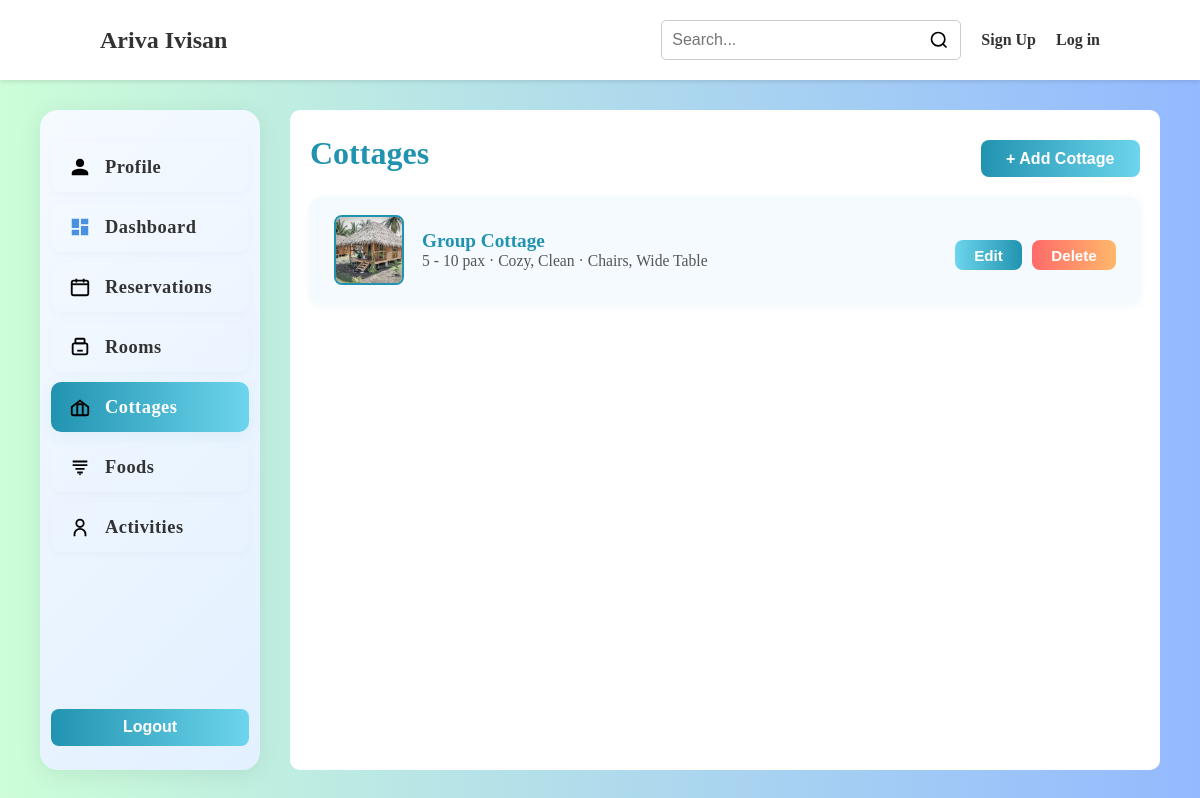
The page /owner/cottages on the database its author committed.
### app.py (models this page shows)
class Cottage(db.Model):
    id = db.Column(db.Integer, primary_key=True)
    owner_id = db.Column(db.Integer, db.ForeignKey('owner.id'), nullable=True)
    name = db.Column(db.String(200), nullable=False)
    price = db.Column(db.String(50))
    capacity = db.Column(db.String(20))
    beds = db.Column(db.String(20))
    other_feature2 = db.Column(db.String(200))
    other_feature3 = db.Column(db.String(200))
    other_feature5 = db.Column(db.String(200))
    image1 = db.Column(db.String(300))
    image2 = db.Column(db.String(300))
    image3 = db.Column(db.String(300))
    image4 = db.Column(db.String(300))
    image5 = db.Column(db.String(300))
    owner = db.relationship('Owner', backref=db.backref('cottages', lazy=True))

### app.py (the view, shortened to what this page needs)
@app.route("/owner/cottages", methods=["GET","POST"])
def owner_cottages():
    cottages = []
    if 'owner_id' in session:
        cottages = Cottage.query.filter_by(owner_id=session['owner_id']).all()
    else:
        cottages = Cottage.query.all()
    return render_template('owner/cottages.html', cottages=cottages)

### templates/owner/cottages.html (shortened to what this page needs)
<!DOCTYPE html>
<html lang="en">
<head>
</head>
<body>
    {% if session.user_id %}
        {% include 'partials/navbarLoggedInCustomer.html' %}
    {% elif session.owner_id %}
        {% include 'partials/navbarLoggedInOwner.html' %}
    {% else %}
        {% include 'partials/navbar.html' %}
    {% endif %}
    <div class="content">
        <div class="sidebar" style="display: flex; flex-direction: column; height: 100%; justify-content: flex-start;">
            <a href="#">
                <svg fill="#000000" viewBox="0 0 24 24" width="20px" xmlns="http://www.w3.org/2000/svg"><path d="M12 12c2.7 0 4.5-1.8 4.5-4.5S14.7 3 12 3 7.5 4.8 7.5 7.5 9.3 12 12 12zm0 2c-3 0-9 1.5-9 4.5V21h18v-2.5c0-3-6-4.5-9-4.5z"/></svg>
                <p>Profile</p>
            </a>
            <a href="{{ url_for('owner_dashboard') }}">
                <svg viewBox="0 0 24 24" width="20px" fill="none" xmlns="http://www.w3.org/2000/svg"><path d="M3 13h8V3H3v10zm0 8h8v-6H3v6zm10 0h8v-10h-8v10zm0-18v6h8V3h-8z" fill="#4a90e2"/></svg>
                <p>Dashboard</p>
            </a>
            <a href="{{ url_for('owner_reservations') }}">
                <svg viewBox="0 0 24 24" width="20px" fill="none" xmlns="http://www.w3.org/2000/svg"><rect x="3" y="5" width="18" height="16" rx="2" stroke="#000" stroke-width="2"/><path d="M16 3v4M8 3v4" stroke="#000" stroke-width="2"/><path d="M3 9h18" stroke="#000" stroke-width="2"/></svg>
                <p>Reservations</p>
            </a>
            <a href="{{ url_for('owner_rooms') }}">
                <svg viewBox="0 0 24 24" width="20px" fill="none" xmlns="http://www.w3.org/2000/svg"><rect x="4" y="8" width="16" height="12" rx="2" stroke="#000" stroke-width="2"/><path d="M9 16h6" stroke="#000" stroke-width="2"/><rect x="7" y="3" width="10" height="5" rx="1" stroke="#000" stroke-width="2"/></svg>
                <p>Rooms</p>
            </a>
            <a class="active" href="#">
                <svg viewBox="0 0 24 24" width="20px" fill="none" xmlns="http://www.w3.org/2000/svg"><path d="M3 12l9-7 9 7v7a2 2 0 0 1-2 2H5a2 2 0 0 1-2-2v-7z" stroke="#000" stroke-width="2"/><path d="M9 21V9h6v12" stroke="#000" stroke-width="2"/></svg>
                <p>Cottages</p>
            </a>
            <a href="{{ url_for('owner_foods') }}">
                <svg viewBox="0 0 24 24" width="20px" fill="none" xmlns="http://www.w3.org/2000/svg"><path d="M4 6h16M4 10h16M7 14h10M9 18h6" stroke="#000" stroke-width="2"/><circle cx="12" cy="20" r="1" fill="#000"/></svg>
                <p>Foods</p>
            </a>
            <a href="#">
                <svg viewBox="0 0 24 24" width="20px" fill="none" xmlns="http://www.w3.org/2000/svg"><circle cx="12" cy="8" r="4" stroke="#000" stroke-width="2"/><path d="M6 22v-2a6 6 0 0 1 12 0v2" stroke="#000" stroke-width="2"/></svg>
                <p>Activities</p>
            </a>
            <form action="{{ url_for('logout') }}" method="get" style="width:90%;">
                <button type="submit" class="modern-button" style="width:100%;margin-top:20px;">Logout</button>
            </form>
        </div>
        <div class="main">
            <div class="profile-header">
                <div class="profile-title">Cottages</div>
                <button class="modern-button" style="float:right; margin-left:auto;" id="addCottageBtn">+ Add Cottage</button>
            </div>
            <div class="cottages-list" style="width:100%;">
                {% if cottages and cottages|length > 0 %}
                    {% for cottage in cottages %}
                    <div class="cottage-card" data-cottage='{{ {'id': cottage.id|default(0), 'name': cottage.name|default(''), 'price': cottage.price|default(''), 'capacity': cottage.capacity|default(''), 'other_feature2': cottage.other_feature2|default(''), 'other_feature3': cottage.other_feature3|default(''), 'other_feature5': cottage.other_feature5|default(''), 'image1': cottage.image1|default(''), 'image2': cottage.image2|default(''), 'image3': cottage.image3|default(''), 'image4': cottage.image4|default(''), 'image5': cottage.image5|default('') }|tojson }}' style="display:flex;align-items:center;justify-content:space-between;background:#f5faff;border-radius:10px;padding:18px 24px;margin-bottom:18px;box-shadow:0 2px 8px rgba(33,147,176,0.08);">
                        <div style="display:flex;align-items:center;gap:18px;">
                            {% set thumb = cottage.image1 or cottage.image2 or cottage.image3 or cottage.image4 or cottage.image5 %}
                            <img src="/static/{{ thumb if thumb else 'images/bg.webp' }}" alt="Cottage Image" style="width:70px;height:70px;border-radius:8px;object-fit:cover;border:2px solid #2193b0;">
                            <div>
                                <div style="font-size:1.2rem;font-weight:bold;color:#2193b0;">{{ cottage.name }}</div>
                                <div style="color:#555;font-size:0.98rem;">{{ cottage.capacity or '' }} pax · {{ cottage.other_feature2 or '' }} · {{ cottage.other_feature3 or '' }}</div>
                            </div>
                        </div>
                        <div style="display:flex;gap:10px;">
                            <button class="modern-button edit-cottage-btn" data-cottage-id="{{ cottage.id }}" style="background:linear-gradient(90deg,#6dd5ed 0%,#2193b0 100%);padding:0.4rem 1.2rem;font-size:0.95rem;">Edit</button>
                            <form method="post" action="{{ url_for('delete_cottage', cottage_id=cottage.id) }}" style="display:inline;">
                                <button type="submit" class="modern-button" style="background:linear-gradient(90deg,#ff6a6a 0%,#ffb86b 100%);padding:0.4rem 1.2rem;font-size:0.95rem;">Delete</button>
                            </form>
                        </div>
                    </div>
                    {% endfor %}
                {% else %}
                    <div style="color:#666;padding:18px 8px;">No cottages found. Add one using the + Add Cottage button.</div>
                {% endif %}
            </div>
    </div>
    </div>
</body>
</html>

### templates/owner/cottages.html (style rules this page uses)
* { margin: 0; padding: 0; box-sizing: border-box; }
body { height: 100vh; background: #CCFED8; background: linear-gradient(90deg, rgba(204, 254, 216, 1) 0%, rgba(148, 185, 255, 1) 100%); font-family: Georgia, 'Times New Roman', Times, serif; }
.content { display: flex; width: 100%; height: 90vh; padding: 30px 40px; }
.sidebar { background: linear-gradient(135deg, #f5faff 0%, #e3f0ff 100%); width: 22%; border: none; margin-right: 30px; display: flex; flex-direction: column; align-items: center; border-radius: 18px; padding: 32px 0 24px 0; box-shadow: 0 4px 24px rgba(0,0,0,0.08); min-width: 220px; transition: box-shadow 0.2s; }
.sidebar a { font-size: 1.15rem; width: 90%; display: flex; align-items: center; padding: 14px 18px; margin-bottom: 10px; border-radius: 10px; text-decoration: none; color: #333; transition: background 0.18s, color 0.18s, box-shadow 0.18s; cursor: pointer; box-shadow: 0 2px 8px rgba(0,0,0,0.03); }
.sidebar a.active { background: linear-gradient(90deg, #2193b0 0%, #6dd5ed 100%); color: #fff; box-shadow: 0 4px 16px rgba(33,147,176,0.08); }
.sidebar a svg { min-width: 22px; min-height: 22px; margin-right: 14px; transition: filter 0.18s; }
.sidebar a p { margin-left: 0; font-weight: 600; color: inherit; letter-spacing: 0.5px; }
.main { background-color: #fff; width: 100%; border-radius: 10px; padding: 20px; display: flex; flex-direction: column; justify-content: flex-start; height: 100%; overflow-y: auto; max-height: 90vh; }
.profile-header { display: flex; justify-content: space-between; align-items: center; margin-bottom: 20px; }
.profile-title { font-size: 2rem; font-weight: bold; color: #2193b0; }
.modern-button { background: linear-gradient(90deg, #2193b0 0%, #6dd5ed 100%); color: #fff; border: none; border-radius: 8px; font-size: 1rem; font-weight: bold; padding: 0.6rem 1.6rem; cursor: pointer; margin-top: 10px; }

### rows shown on the page
Cottage: image1 (picture), name "Group Cottage", capacity "5 - 10", other_feature2 "Cozy, Clean", other_feature3 "Chairs, Wide Table"
